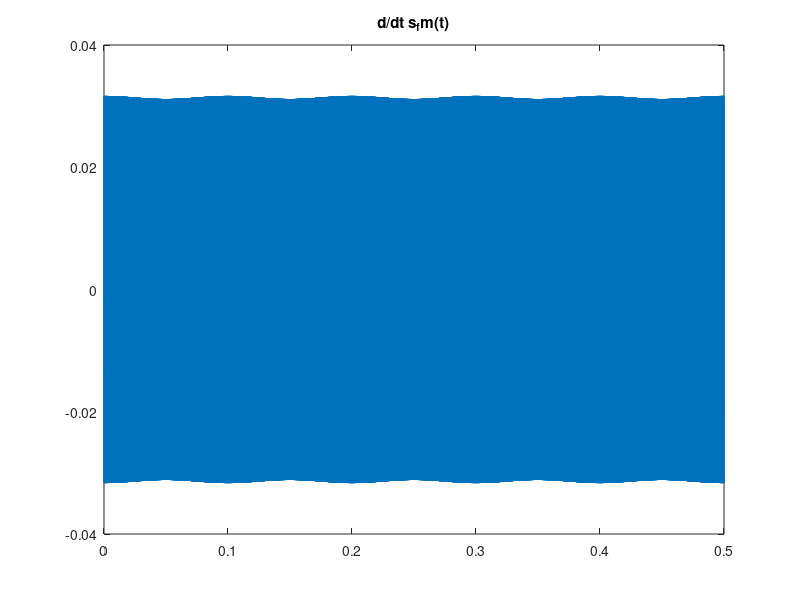
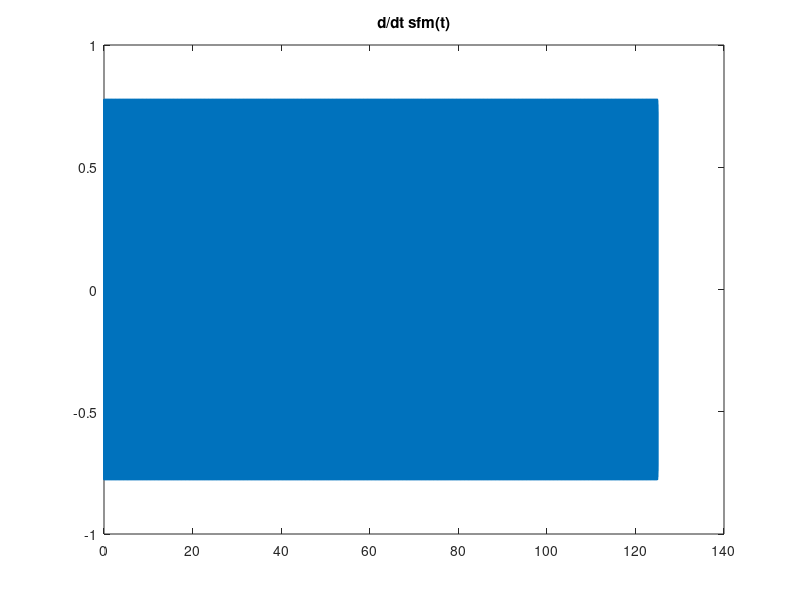

These figures' MATLAB source, in order:
%% ECE 471 Drill Problem 4.81

close all
clear all
%% Part 1
%%
AM = 2;
FM = 10;
KF = 40;
FC = FM*10^3;
FS = 200*FC;
N = 10^6;
T = (1/FS)*[0:N -1];

%1a) What is beta?
BETA = (KF*AM)/FM;
fprintf('1a).Beta Value: %0.5g\n',BETA)

%1b) plog (d/dt)s_fm(t)
SFM = cos(2*pi*FC*T + BETA*sin(2*pi*FM*T));
SFMd= diff(SFM);

figure('NumberTitle','off','Name','Part 1b).')
plot(T(1:N-1),SFMd(1:N-1))
title('d/dt s_fm(t)')

%%
%%Part 2
%%
FM2 = FM/2;
KF = 10;
FC = 10^3;
FS = 8*FC;
T = (1/FS)*[0:N -1];

%2a) approcimate the generalized beta?
BETA = (KF*AM)/FM;
fprintf('1a).Beta Value: %0.5g\n',BETA)

%2b) plot (d/dt) s_fm(t)
SFM = cos(2*pi*FC*T + BETA*sin(2*pi*FM*T));
SFMd= diff(SFM);
figure('NumberTitle','off','Name','Part 2b).')
plot(T(1:N-1),SFMd(1:N-1))
title('d/dt sfm(t)')
